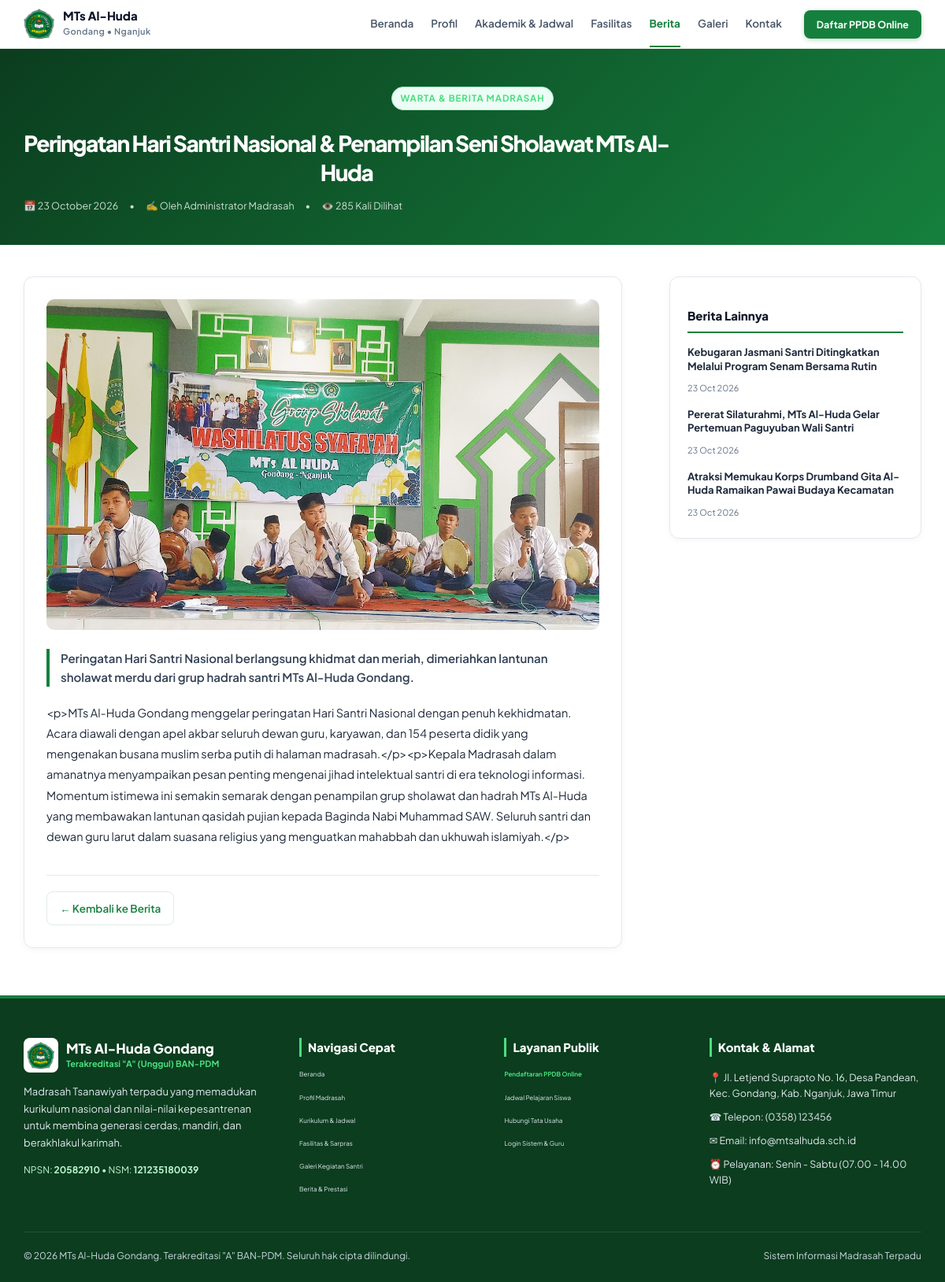
/berita/peringatan-hari-santri-nasional-seni-sholawat, run on the app's committed database.
### tables this page shows
CREATE TABLE `berita` (
  `id` bigint unsigned NOT NULL AUTO_INCREMENT,
  `public_id` char(36) DEFAULT NULL,
  `title` varchar(200) NOT NULL,
  `judul` varchar(200) NOT NULL,
  `slug` varchar(220) NOT NULL,
  `excerpt` varchar(300) DEFAULT NULL,
  `content` mediumtext NOT NULL,
  `isi` mediumtext DEFAULT NULL,
  `image_path` varchar(255) DEFAULT NULL,
  `cover_path` varchar(255) DEFAULT NULL,
  `gambar` varchar(255) DEFAULT NULL,
  `category` varchar(50) NOT NULL DEFAULT 'Kegiatan',
  `kategori` varchar(50) NOT NULL DEFAULT 'Kegiatan',
  `tags` varchar(255) DEFAULT NULL,
  `status` enum('draft','published','archived') NOT NULL DEFAULT 'published',
  `is_featured` tinyint(1) NOT NULL DEFAULT '0',
  `published_at` datetime DEFAULT CURRENT_TIMESTAMP,
  `views_count` int unsigned NOT NULL DEFAULT '0',
  `author_id` bigint unsigned DEFAULT NULL,
  `created_at` datetime NOT NULL DEFAULT CURRENT_TIMESTAMP,
  `updated_at` datetime NOT NULL DEFAULT CURRENT_TIMESTAMP ON UPDATE CURRENT_TIMESTAMP,
  `deleted_at` datetime DEFAULT NULL,
  PRIMARY KEY (`id`),
  UNIQUE KEY `uq_berita_slug` (`slug`),
  KEY `idx_berita_status_date` (`status`,`published_at`),
  CONSTRAINT `fk_berita_author` FOREIGN KEY (`author_id`) REFERENCES `pengguna` (`id`) ON DELETE SET NULL ON UPDATE CASCADE
);

CREATE TABLE `pengguna` (
  `id` bigint unsigned NOT NULL AUTO_INCREMENT,
  `username` varchar(60) NOT NULL,
  `email` varchar(160) DEFAULT NULL,
  `password_hash` varchar(255) NOT NULL,
  `name` varchar(120) NOT NULL,
  `nama` varchar(120) DEFAULT NULL,
  `role` enum('admin','operator','kepala','guru','siswa') NOT NULL DEFAULT 'siswa',
  `role_label` varchar(50) DEFAULT NULL,
  `phone` varchar(30) DEFAULT NULL,
  `telepon` varchar(30) DEFAULT NULL,
  `avatar_path` varchar(255) DEFAULT NULL,
  `foto_url` varchar(255) DEFAULT NULL,
  `is_active` tinyint(1) NOT NULL DEFAULT '1',
  `must_change_password` tinyint(1) NOT NULL DEFAULT '0',
  `failed_login_attempts` tinyint unsigned NOT NULL DEFAULT '0',
  `locked_until` datetime DEFAULT NULL,
  `last_login_at` datetime DEFAULT NULL,
  `last_login_ip` varchar(45) DEFAULT NULL,
  `created_at` datetime NOT NULL DEFAULT CURRENT_TIMESTAMP,
  `updated_at` datetime NOT NULL DEFAULT CURRENT_TIMESTAMP ON UPDATE CURRENT_TIMESTAMP,
  `deleted_at` datetime DEFAULT NULL,
  PRIMARY KEY (`id`),
  UNIQUE KEY `uq_pengguna_username` (`username`),
  UNIQUE KEY `uq_pengguna_email` (`email`),
  KEY `idx_pengguna_role` (`role`,`is_active`)
);

### app/Controllers/BeritaController.php (called while the page is built, shortened)
<?php
class BeritaController
{
    public function detail(string $slug = ''): void
    {
        $pdo = Database::connection();
        $stmt = $pdo->prepare("SELECT p.*, u.name as author_name
                                FROM berita p
                                LEFT JOIN pengguna u ON u.id = p.author_id
                                WHERE p.slug = ? AND p.status = 'published' AND p.deleted_at IS NULL
                                LIMIT 1");
        $stmt->execute([$slug]);
        $post = $stmt->fetch();
        try {
            $pdo->prepare("UPDATE berita SET views_count = views_count + 1 WHERE id = ?")->execute([$post['id']]);
        } catch (Throwable $e) {
        }
        $otherStmt = $pdo->prepare("SELECT * FROM berita WHERE id != ? AND status = 'published' AND deleted_at IS NULL ORDER BY published_at DESC LIMIT 3");
        $otherStmt->execute([$post['id']]);
        $otherPosts = $otherStmt->fetchAll();
        $data = [
            'title' => $post['title'] . ' | MTs Al-Huda Gondang',
            'post' => $post,
            'other_posts' => $otherPosts,
        ];
        require_once __DIR__ . '/../Views/berita/detail.php';
    }
}

### app/helpers.php (called while the page is built, shortened)
<?php
if (!function_exists('base_path')) {
    function base_path(): string
    {
        $script = str_replace('\\', '/', $_SERVER['SCRIPT_NAME'] ?? '');
        $dir = rtrim(str_replace('\\', '/', dirname($script)), '/');
        return $dir;
    }
}
if (!function_exists('base_url')) {
    function base_url(string $path = ''): string
    {
        $path = ltrim($path, '/');
        $base = base_path();
        if ($path === '') {
            return $base === '' ? '/' : $base;
        }
        return ($base === '' ? '' : $base) . '/' . $path;
    }
}
if (!function_exists('url')) {
    function url(string $path = ''): string
    {
        return base_url($path);
    }
}

### app/Views/berita/detail.php (the view)
<?php
require_once __DIR__ . '/../layouts/header.php';
require_once __DIR__ . '/../layouts/navbar.php';
$post = $data['post'] ?? [];
$otherPosts = $data['other_posts'] ?? [];
?>
<main>
    <section class="page-hero" style="background: linear-gradient(135deg, #0B3D1E 0%, #15803D 100%); color: #fff; padding: 48px 0 40px;">
        <div class="container">
            <div class="section-label" style="color: #4ADE80; font-weight: 700; letter-spacing: 0.08em; text-transform: uppercase; font-size: 11.5px; margin-bottom: 8px;">
                Warta &amp; Berita Madrasah
            </div>
            <h1 style="color: #ffffff; font-size: 28px; line-height: 1.3; font-weight: 800; max-width: 820px; margin-bottom: 14px;">
                <?= htmlspecialchars($post['title'] ?? 'Detail Berita', ENT_QUOTES, 'UTF-8') ?>
            </h1>
            <div style="display: flex; align-items: center; gap: 14px; font-size: 12.5px; color: rgba(255,255,255,.8); flex-wrap: wrap;">
                <span>📅 <?= !empty($post['published_at']) ? date('d F Y', strtotime($post['published_at'])) : date('d F Y') ?></span>
                <span>•</span>
                <span>✍️ Oleh <?= htmlspecialchars($post['author_name'] ?? 'Humas MTs Al-Huda', ENT_QUOTES, 'UTF-8') ?></span>
                <span>•</span>
                <span>👁️ <?= (int) ($post['views'] ?? $post['views_count'] ?? 0) ?> Kali Dilihat</span>
            </div>
        </div>
    </section>
    <section class="page-section" style="padding: 40px 0 60px;">
        <div class="container" style="display: grid; grid-template-columns: minmax(0, 1fr) 320px; gap: 36px; align-items: start;">
            <article class="article-body" style="background: #ffffff; border-radius: 12px; border: 1px solid #E2E8F0; padding: 28px; box-shadow: 0 2px 8px rgba(0,0,0,.04);">
                <?php if (!empty($post['cover_path'])): ?>
                    <div style="margin-bottom: 24px; border-radius: 10px; overflow: hidden; max-height: 420px;">
                        <img src="<?= base_url($post['cover_path']) ?>" alt="<?= htmlspecialchars($post['title'], ENT_QUOTES, 'UTF-8') ?>" style="width: 100%; height: auto; object-fit: cover;">
                    </div>
                <?php endif; ?>
                <?php if (!empty($post['excerpt'])): ?>
                    <div style="font-size: 15px; font-weight: 600; color: #334155; line-height: 1.6; margin-bottom: 20px; padding-left: 14px; border-left: 4px solid #15803D;">
                        <?= htmlspecialchars($post['excerpt'], ENT_QUOTES, 'UTF-8') ?>
                    </div>
                <?php endif; ?>
                <div style="font-size: 14.5px; line-height: 1.8; color: #1E293B;">
                    <?= nl2br(htmlspecialchars($post['content'] ?? '', ENT_QUOTES, 'UTF-8')) ?>
                </div>
                <div style="margin-top: 36px; padding-top: 20px; border-top: 1px solid #E2E8F0; display: flex; justify-content: space-between; align-items: center;">
                    <a class="btn btn-outline" href="<?= url('berita') ?>" style="display: inline-flex; align-items: center; gap: 6px; padding: 8px 16px; border-radius: 8px; font-weight: 600;">
                        ← Kembali ke Berita
                    </a>
                </div>
            </article>
            <aside>
                <div style="background: #ffffff; border-radius: 12px; border: 1px solid #E2E8F0; padding: 22px; box-shadow: 0 2px 8px rgba(0,0,0,.04);">
                    <h3 style="font-size: 15px; font-weight: 800; color: #0F172A; margin-bottom: 16px; border-bottom: 2px solid #15803D; padding-bottom: 8px;">
                        Berita Lainnya
                    </h3>
                    <div style="display: flex; flex-direction: column; gap: 14px;">
                        <?php foreach ($otherPosts as $op): ?>
                            <a href="<?= url('berita/' . $op['slug']) ?>" style="text-decoration: none; display: flex; gap: 10px; align-items: flex-start; group">
                                <div style="flex: 1;">
                                    <div style="font-size: 13px; font-weight: 700; color: #1E293B; line-height: 1.35; margin-bottom: 4px;">
                                        <?= htmlspecialchars($op['title'], ENT_QUOTES, 'UTF-8') ?>
                                    </div>
                                    <span style="font-size: 11px; color: #64748B;">
                                        <?= !empty($op['published_at']) ? date('d M Y', strtotime($op['published_at'])) : '' ?>
                                    </span>
                                </div>
                            </a>
                        <?php endforeach; ?>
                    </div>
                </div>
            </aside>
        </div>
    </section>
</main>
<?php require_once __DIR__ . '/../layouts/footer.php'; ?>

### public/css/style.css (style rules this page uses)
:root { --white: #FFFFFF; --green: #15803D; --gray: #475569; --green-hover: #166534; --dark-green: #0B3D1E; --light-green: #4ADE80; --mint: #A7F3D0; --pale-green: #BBF7D0; --slate: #94A3B8; --border: #E1ECE5; --soft: #F9FAFB; --text: #0F172A; --container: 1140px; --r-sm: 7px; --r-md: 10px; --r-lg: 16px; --r-xl: 22px; --r-full: 999px; --shadow-sm: 0 1px 3px rgba(15, 23, 42, .06); --shadow-md: 0 4px 14px rgba(15, 23, 42, .07); --shadow-lg: 0 12px 30px rgba(11, 61, 30, .10); --radius-lg: 16px; --shadow: 0 12px 30px rgba(15, 61, 30, .10); }
* { box-sizing: border-box; }
html { scroll-behavior: smooth; }
body { margin: 0; font-family: 'Plus Jakarta Sans', sans-serif; color: var(--text); background: var(--white); line-height: 1.6; }
a { color: inherit; text-decoration: none; cursor: pointer; }
.container { width: min(var(--container), calc(100% - 40px)); margin-inline: auto; }
.eyebrow, .section-label { display: inline-flex; align-items: center; gap: 7px; color: var(--green); background: #ECFDF5; border: 1px solid var(--mint); border-radius: 999px; padding: 6px 14px; font-size: 11.5px; font-weight: 700; }
.btn { display: inline-flex; align-items: center; justify-content: center; gap: 7px; border-radius: 8px; padding: 10px 18px; font-size: 13.5px; font-weight: 700; transition: .2s ease; }
.btn-outline { background: var(--white); color: var(--green); border: 1px solid var(--border); }
.section-label { font-size: 8px; padding: 5px 10px; }
.page-hero { background: linear-gradient(120deg, #FFFFFF 0%, #F0FDF4 55%, #DCFCE7 100%); padding: 60px 0 48px; text-align: center; }
.page-hero h1 { margin: 16px 0 12px; font-size: clamp(30px, 4vw, 44px); line-height: 1.05; letter-spacing: -1.5px; font-weight: 800; }
.page-section { padding: 54px 0 64px; }
.article-body { max-width: 760px; font-size: 13px; line-height: 1.9; color: var(--gray); }

### data on the page
berita: title "Peringatan Hari Santri Nasional & Penampilan Seni Sholawat MTs Al-Huda", title+published_at "23 October 2026", author.name "Administrator Madrasah", views_count "285", title+cover_path (picture), excerpt "Peringatan Hari Santri Nasional berlangsung khidmat dan meriah, dimeriahkan lantunan sholawat merdu dari grup hadrah santri MTs Al-Huda Gondang.", title+content "<p>MTs Al-Huda Gondang menggelar peringatan Hari Santri Nasional dengan penuh kekhidmatan. Acara diawali dengan apel akbar seluruh dewan guru, karyawan, dan 154 peserta didik yang mengenakan busana muslim serba putih di halaman madrasah.</p><p>Kepala Madrasah dalam amanatnya menyampaikan pesan penting mengenai jihad intelektual santri di era teknologi informasi. Momentum istimewa ini semakin semarak dengan penampilan grup sholawat dan hadrah MTs Al-Huda yang membawakan lantunan qasidah pujian kepada Baginda Nabi Muhammad SAW. Seluruh santri dan dewan guru larut dalam suasana religius yang menguatkan mahabbah dan ukhuwah islamiyah.</p>"
berita: title "Kebugaran Jasmani Santri Ditingkatkan Melalui Program Senam Bersama Rutin", published_at "23 Oct 2026"
berita: title "Pererat Silaturahmi, MTs Al-Huda Gelar Pertemuan Paguyuban Wali Santri", published_at "23 Oct 2026"
berita: title "Atraksi Memukau Korps Drumband Gita Al-Huda Ramaikan Pawai Budaya Kecamatan", published_at "23 Oct 2026"

### other printed values
$label "Beranda"
$label "Profil"
$label "Akademik & Jadwal"
$label "Fasilitas"
$label "Berita"
$label "Galeri"
$label "Kontak"
